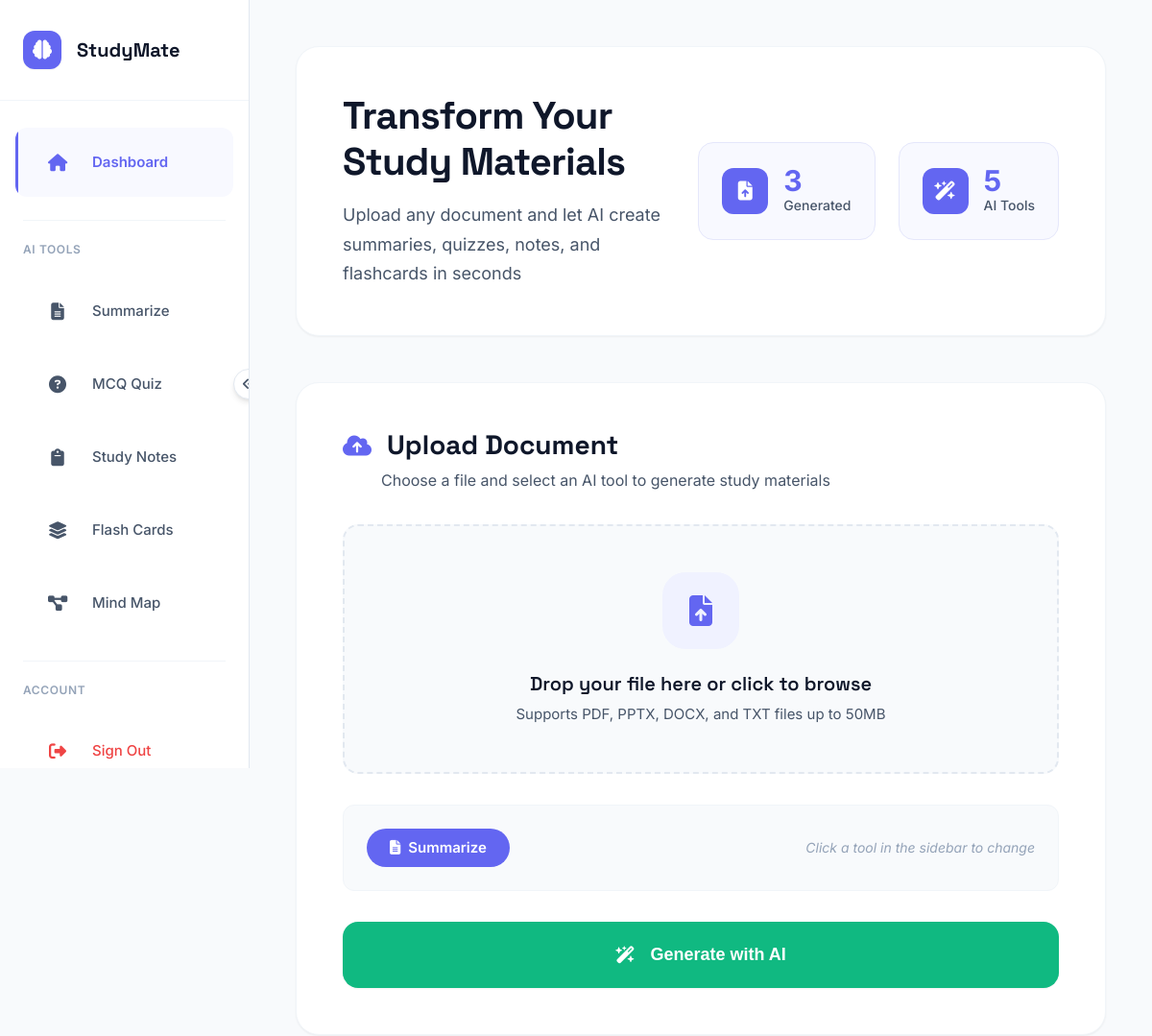
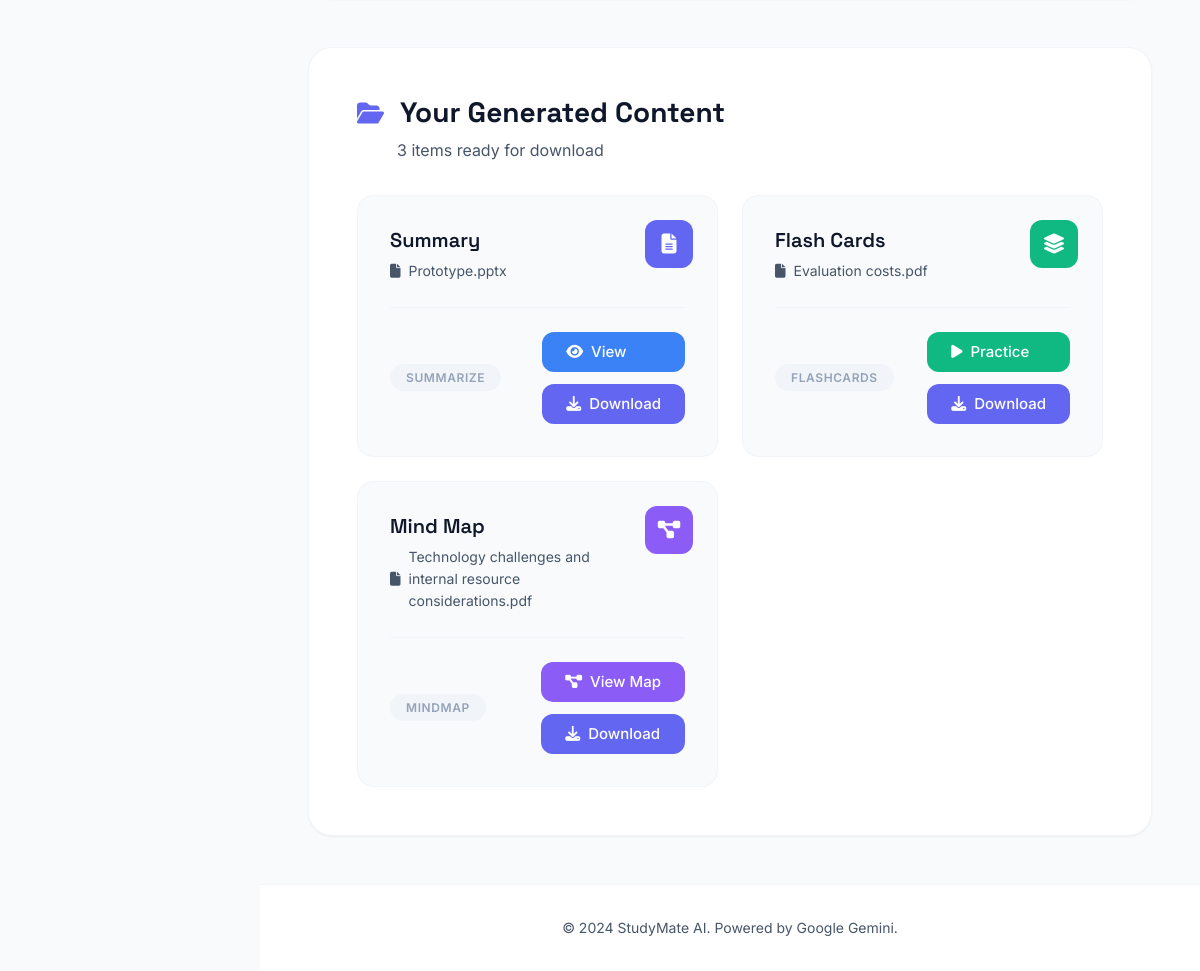
The app's page /dashboard (signed in), older data (2 pictures, top to bottom).
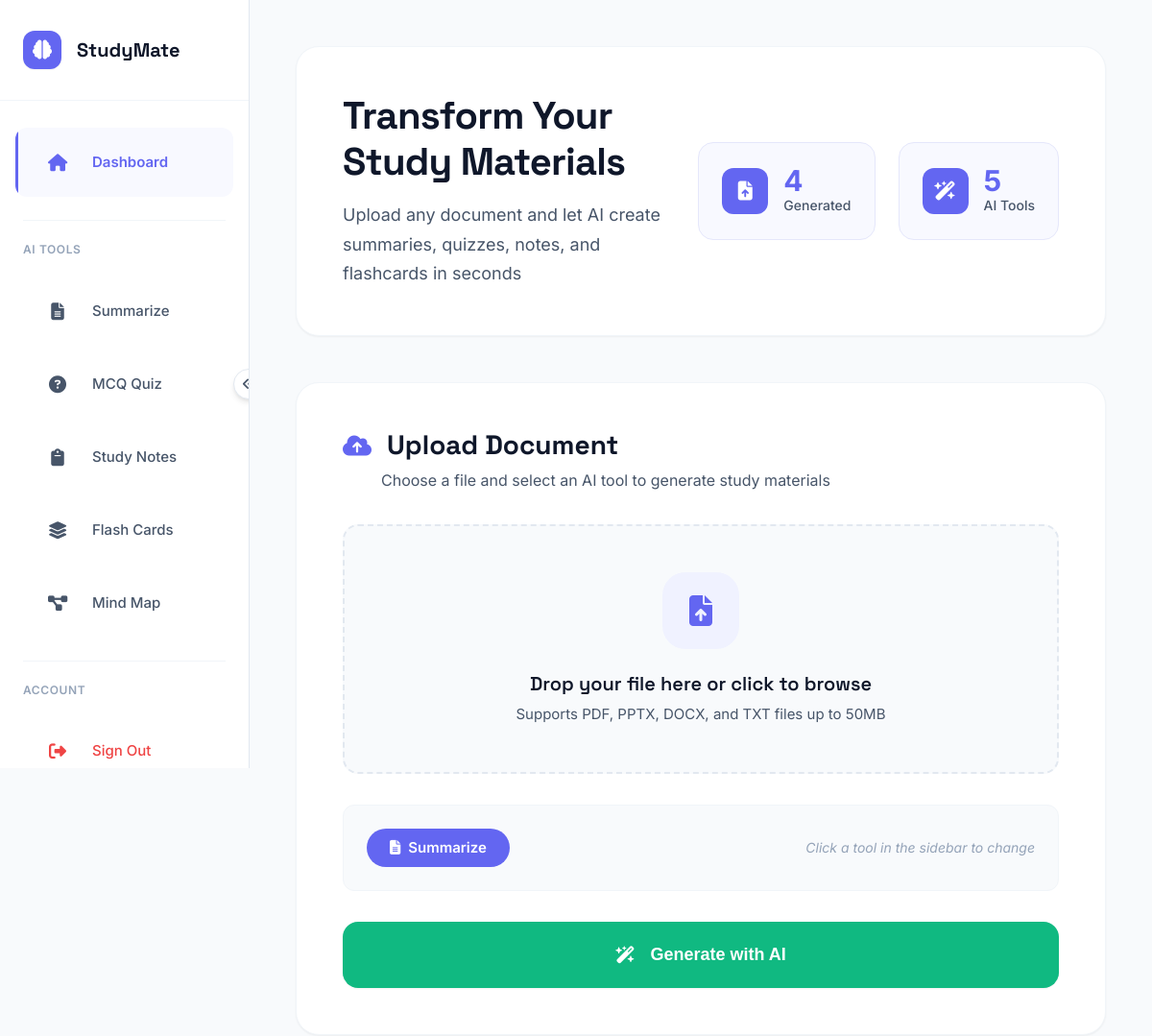
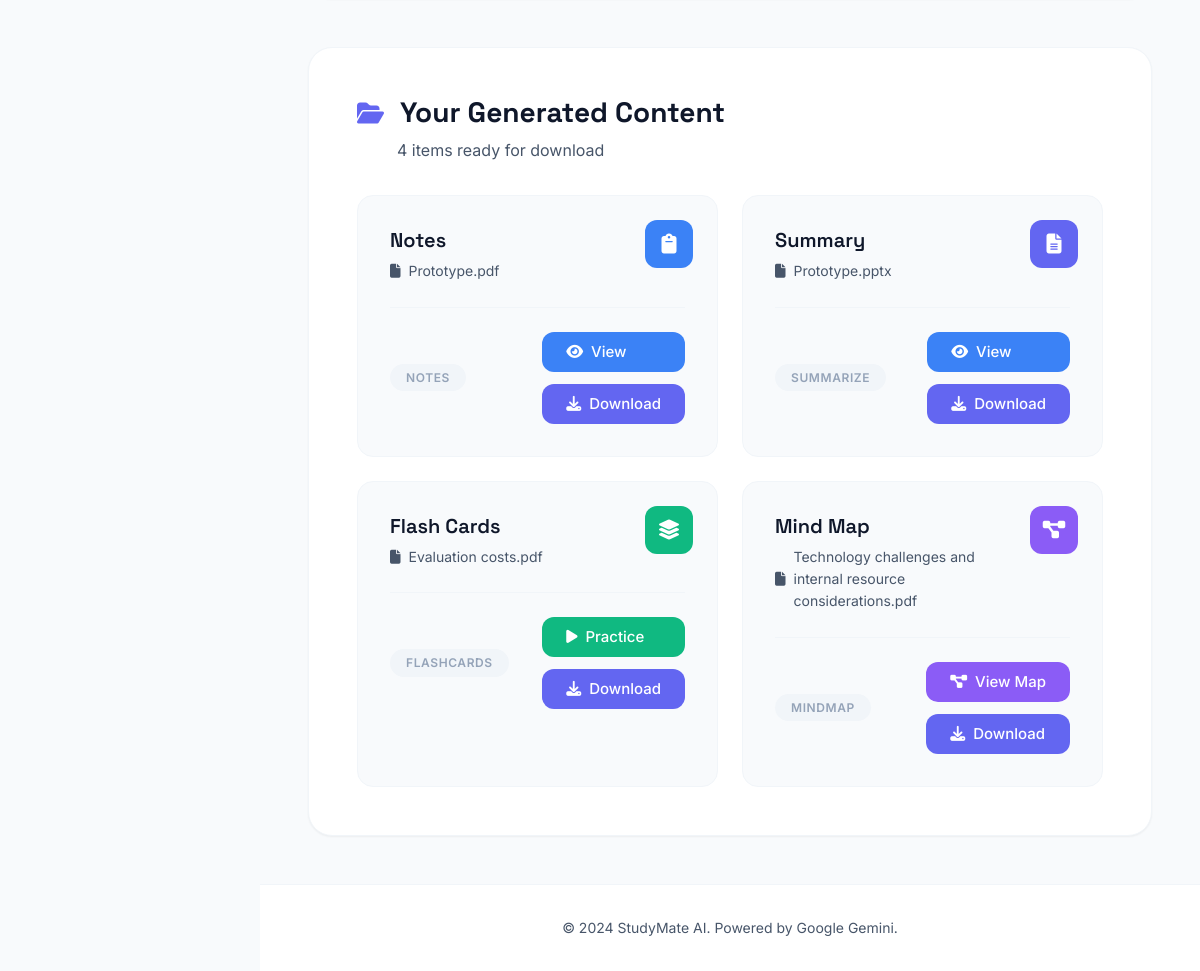
The same page, newer data (2 pictures, top to bottom).
### tables this page shows
CREATE TABLE jobs(
        id INTEGER PRIMARY KEY AUTOINCREMENT,
        user_id INTEGER,
        title TEXT,
        s3_input_key TEXT,
        s3_output_key TEXT,
        kind TEXT
    );

### app.py (the view)
@app.route("/dashboard")
def dashboard():
    if "user_id" not in session:
        return redirect(url_for("signin"))
    db = get_db()
    items = db.execute(
        "SELECT id,title,kind,s3_output_key,s3_input_key FROM jobs WHERE user_id=? ORDER BY id DESC",
        (session["user_id"],)
    ).fetchall()
    items_with_filenames = []
    for item in items:
        original_filename = item[4].split('/')[-1] if item[4] else "Unknown File"
        items_with_filenames.append({
            'id': item[0],
            'title': item[1],
            'kind': item[2],
            's3_output_key': item[3],
            'original_filename': original_filename
        })
    return render_template("dashboard.html", title="Dashboard", items=items_with_filenames)

### app.py (called while the page is built)
def get_db():
    conn = sqlite3.connect("studymate.db")
    conn.execute("""CREATE TABLE IF NOT EXISTS users(
        id INTEGER PRIMARY KEY AUTOINCREMENT,
        email TEXT UNIQUE,
        password_hash TEXT
    )""")
    conn.execute("""CREATE TABLE IF NOT EXISTS jobs(
        id INTEGER PRIMARY KEY AUTOINCREMENT,
        user_id INTEGER,
        title TEXT,
        s3_input_key TEXT,
        s3_output_key TEXT,
        kind TEXT
    )""")
    return conn

### templates/dashboard.html (shortened to what this page needs)
{% extends "base.html" %}
{% block content %}
<div class="dashboard-container">
    <div class="hero-section">
        <div class="hero-content">
            <h1 class="hero-title">Transform Your Study Materials</h1>
            <p class="hero-subtitle">Upload any document and let AI create summaries, quizzes, notes, and flashcards in seconds</p>
        </div>
        <div class="hero-stats">
            <div class="stat-item">
                <div class="stat-icon">
                    <i class="fas fa-file-arrow-up"></i>
                </div>
                <div class="stat-content">
                    <div class="stat-number">{{ items|length }}</div>
                    <div class="stat-label">Generated</div>
                </div>
            </div>
            <div class="stat-item">
                <div class="stat-icon">
                    <i class="fas fa-wand-magic-sparkles"></i>
                </div>
                <div class="stat-content">
                    <div class="stat-number">5</div>
                    <div class="stat-label">AI Tools</div>
                </div>
            </div>
        </div>
    </div>
    <div class="upload-section">
        <div class="section-header">
            <div class="section-title">
                <i class="fas fa-cloud-arrow-up"></i>
                <h2>Upload Document</h2>
            </div>
            <p class="section-subtitle">Choose a file and select an AI tool to generate study materials</p>
        </div>
        <form method="post" action="{{ url_for('upload') }}" enctype="multipart/form-data" class="upload-form" id="uploadForm">
            <div class="file-upload-wrapper">
                <div class="file-upload-area" id="fileUploadArea">
                    <div class="upload-icon-wrapper">
                        <div class="upload-icon" id="uploadIcon">
                            <i class="fas fa-file-arrow-up"></i>
                        </div>
                    </div>
                    <div class="upload-text">
                        <h3>Drop your file here or click to browse</h3>
                        <p>Supports PDF, PPTX, DOCX, and TXT files up to 50MB</p>
                    </div>
                </div>
            </div>
            <div class="selected-tool-display" id="selectedToolDisplay">
                <div class="tool-badge">
                    <i class="fas fa-file-lines"></i>
                    <span>Summarize</span>
                </div>
                <span class="change-tool">Click a tool in the sidebar to change</span>
            </div>
            <button type="submit" class="btn-generate" id="btnGenerate">
                <span class="btn-content">
                    <i class="fas fa-wand-magic-sparkles"></i>
                    <span>Generate with AI</span>
                </span>
            </button>
        </form>
    </div>
    <div class="outputs-section">
        <div class="section-header">
            <div class="section-title">
                <i class="fas fa-folder-open"></i>
                <h2>Your Generated Content</h2>
            </div>
            {% if items %}
            <p class="section-subtitle">{{ items|length }} item{% if items|length != 1 %}s{% endif %} ready for download</p>
            {% endif %}
        </div>
        {% if items %}
            <div class="outputs-grid">
                {% for item in items %}
                <div class="output-card">
                    <div class="output-type-badge badge-{{ item.kind }}">
                        {% if item.kind == 'summarize' %}
                            <i class="fas fa-file-lines"></i>
                        {% elif item.kind == 'mcq' %}
                            <i class="fas fa-circle-question"></i>
                        {% elif item.kind == 'flashcards' %}
                            <i class="fas fa-layer-group"></i>
                        {% elif item.kind == 'mindmap' %}
                            <i class="fas fa-diagram-project"></i>
                        {% else %}
                            <i class="fas fa-clipboard"></i>
                        {% endif %}
                    </div>
                    <div class="output-header">
                        <h4>{{ item.title }}</h4>
                        <div class="output-meta">
                            <span class="output-filename">
                                <i class="fas fa-file"></i>
                                {{ item.original_filename }}
                            </span>
                        </div>
                    </div>
                    <div class="output-footer">
                        <span class="output-type-label">{{ item.kind.title() }}</span>
                        <div class="output-actions">
                            {% if item.kind == 'mcq' %}
                            <a href="{{ url_for('view_quiz', job_id=item.id) }}" class="btn-quiz-test">
                                <i class="fas fa-clipboard-check"></i>
                                <span>Take Quiz</span>
                            </a>
                            {% elif item.kind == 'flashcards' %}
                            <a href="{{ url_for('view_flashcards', job_id=item.id) }}" class="btn-practice">
                                <i class="fas fa-play"></i>
                                <span>Practice</span>
                            </a>
                            {% elif item.kind == 'mindmap' %}
                            <a href="{{ url_for('view_mindmap', job_id=item.id) }}" class="btn-mindmap">
                                <i class="fas fa-diagram-project"></i>
                                <span>View Map</span>
                            </a>
                            {% elif item.kind in ['summarize', 'notes'] %}
                            <a href="{{ url_for('view_pdf', job_id=item.id) }}" class="btn-view">
                                <i class="fas fa-eye"></i>
                                <span>View</span>
                            </a>
                            {% endif %}
                            {% if item.kind != 'mcq' %}
                            <a href="{{ url_for('download', job_id=item.id) }}" class="btn-download">
                                <i class="fas fa-download"></i>
                                <span>Download</span>
                            </a>
                            {% endif %}
                        </div>
                    </div>
                </div>
                {% endfor %}
            </div>
        {% endif %}
    </div>
</div>
{% endblock %}

### templates/base.html (shortened to what this page needs)
<!DOCTYPE html>
<html lang="en">
<head>
    <link rel="stylesheet" href="https://cdnjs.cloudflare.com/ajax/libs/font-awesome/6.4.0/css/all.min.css">
    <link rel="stylesheet" href="{{ url_for('static', filename='style.css') }}">
</head>
<body class="{% if not session.user_id %}no-sidebar{% endif %}">
    {% if session.user_id %}
    <aside class="sidebar" id="sidebar">
        <div class="sidebar-header">
            <div class="logo">
                <div class="logo-icon">
                    <i class="fas fa-brain"></i>
                </div>
                <span class="logo-text">StudyMate</span>
            </div>
        </div>
        <nav class="sidebar-nav">
            <a href="{{ url_for('dashboard') }}" class="nav-item active" data-tooltip="Dashboard">
                <div class="nav-icon">
                    <i class="fas fa-home"></i>
                </div>
                <span class="nav-text">Dashboard</span>
            </a>
            <div class="nav-divider">
                <span class="nav-divider-text">AI Tools</span>
            </div>
            <a href="#" class="nav-item" data-tool="summarize" data-tooltip="Summarize">
                <div class="nav-icon">
                    <i class="fas fa-file-lines"></i>
                </div>
                <span class="nav-text">Summarize</span>
            </a>
            <a href="#" class="nav-item" data-tool="mcq" data-tooltip="MCQ Quiz">
                <div class="nav-icon">
                    <i class="fas fa-circle-question"></i>
                </div>
                <span class="nav-text">MCQ Quiz</span>
            </a>
            <a href="#" class="nav-item" data-tool="notes" data-tooltip="Study Notes">
                <div class="nav-icon">
                    <i class="fas fa-clipboard"></i>
                </div>
                <span class="nav-text">Study Notes</span>
            </a>
            <a href="#" class="nav-item" data-tool="flashcards" data-tooltip="Flash Cards">
                <div class="nav-icon">
                    <i class="fas fa-layer-group"></i>
                </div>
                <span class="nav-text">Flash Cards</span>
            </a>
            <a href="#" class="nav-item" data-tool="mindmap" data-tooltip="Mind Map">
                <div class="nav-icon">
                    <i class="fas fa-diagram-project"></i>
                </div>
                <span class="nav-text">Mind Map</span>
            </a>
            <div class="nav-divider">
                <span class="nav-divider-text">Account</span>
            </div>
            <a href="{{ url_for('signout') }}" class="nav-item nav-item-logout" data-tooltip="Sign Out">
                <div class="nav-icon">
                    <i class="fas fa-right-from-bracket"></i>
                </div>
                <span class="nav-text">Sign Out</span>
            </a>
        </nav>
        <button class="sidebar-toggle" id="sidebarToggle">
            <i class="fas fa-angles-left"></i>
        </button>
    </aside>
    {% endif %}
    <div class="main-wrapper" id="mainWrapper">
        <main class="main-content">
            {% block content %}{% endblock %}
        </main>
        <footer class="footer">
            <p>&copy; 2024 StudyMate AI. Powered by Google Gemini.</p>
        </footer>
    </div>
</body>
</html>

Row changes from the older to the newer data that the page shows:
added jobs: title "Notes", original_filename "Prototype.pdf", kind "NOTES"
Text that changed along with them:
{{ items|length }}: "3" → "4"
